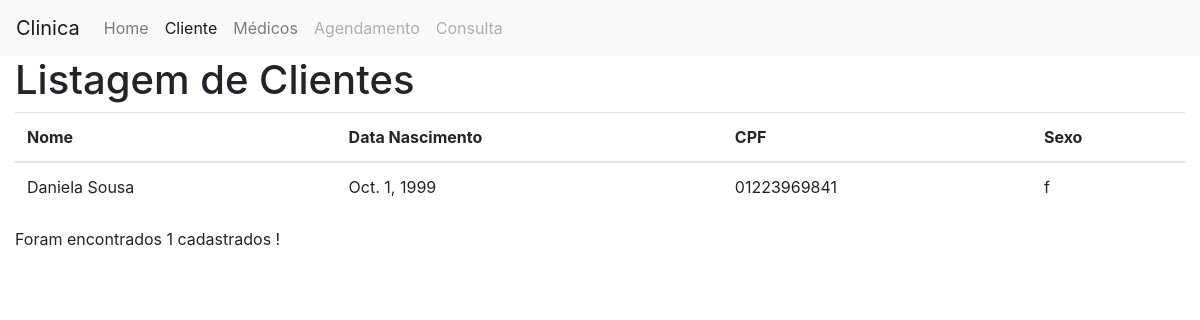
Page /atendimento/cliente/ on the earlier database version.
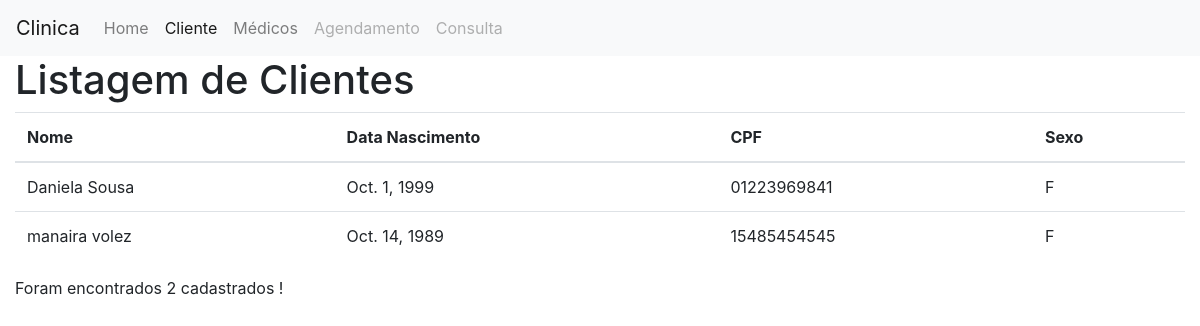
Same page on the later database version.
### atendimento/models.py (models this page shows)
class Cliente(models.Model):
    nome = models.CharField(max_length=50)
    dt_nasc = models.DateField()
    cpf = models.CharField(max_length=11)
    sexo = models.CharField(max_length=1)

### atendimento/views.py (the view)
# urls.py: path('cliente/', views.cliente_list),
def cliente_list (request):
    clientes = Cliente.objects.all()
    return render(request, 'cliente/list.html', {'clientes':clientes})

### atendimento/templates/cliente/list.html (shortened to what this page needs)
<!DOCTYPE html>
<html>
<head>
    <link rel="stylesheet" href="https://stackpath.bootstrapcdn.com/bootstrap/4.1.3/css/bootstrap.min.css"
>
</head>
<body>
    <nav class="navbar navbar-expand-lg navbar-light bg-light">
        <a class="navbar-brand" href="#">Clinica</a>
        <div class="collapse navbar-collapse" id="navbarNav">
            <ul class="navbar-nav">
                <li class="nav-item ">
                    <a class="nav-link" href="/atendimento/">Home
                    </a>
                </li>
                <li class="nav-item active">
                    <a class="nav-link" href="/atendimento/cliente/">Cliente</a>
                </li>
                <li class="nav-item">
                    <a class="nav-link" href="/atendimento/medico/">Médicos</a>
                </li>
                <li class="nav-item">
                    <a class="nav-link disabled" href="#">Agendamento</a>
                    <li class="nav-item">
                        <a class="nav-link disabled" href="#">Consulta</a>
                    </li>
            </ul>
        </div>
    </nav>
    <div class="container-fluid">
        <div class="row">
            <div class="col-md-12 ">
                <h1>Listagem de Clientes</h1>
                <table class="table">
                    <thead>
                        <tr>
                            <th>Nome</th>
                            <th>Data Nascimento</th>
                            <th>CPF</th>
                            <th>Sexo</th>
                        </tr>
                    </thead>
                    <tbody>
                        {% for cliente in clientes %}
                            <tr>
                                <td>{{cliente.nome }}</td>
                                <td>{{cliente.dt_nasc}}</td>
                                <td>{{cliente.cpf}}</td>
                                <td>{{cliente.sexo}}</td>
                            </tr>
                        {% endfor %}
                    </tbody>
                </table>
                <tfoot>
                    <td colspan="4" style="text-align: right;">
                        <p> Foram encontrados {{clientes | length}} cadastrados !</p>
                    </td>
                </tfoot>
            </div>
        </div>
    </div>
</body>
</html>

Differences in the rows shown:
changed Cliente "Daniela Sousa": sexo "f" → "F"
added Cliente: nome "manaira volez", dt_nasc "Oct. 14, 1989", cpf "15485454545", sexo "F"
Other differences:
{{ clientes | length }}: "1" → "2"
